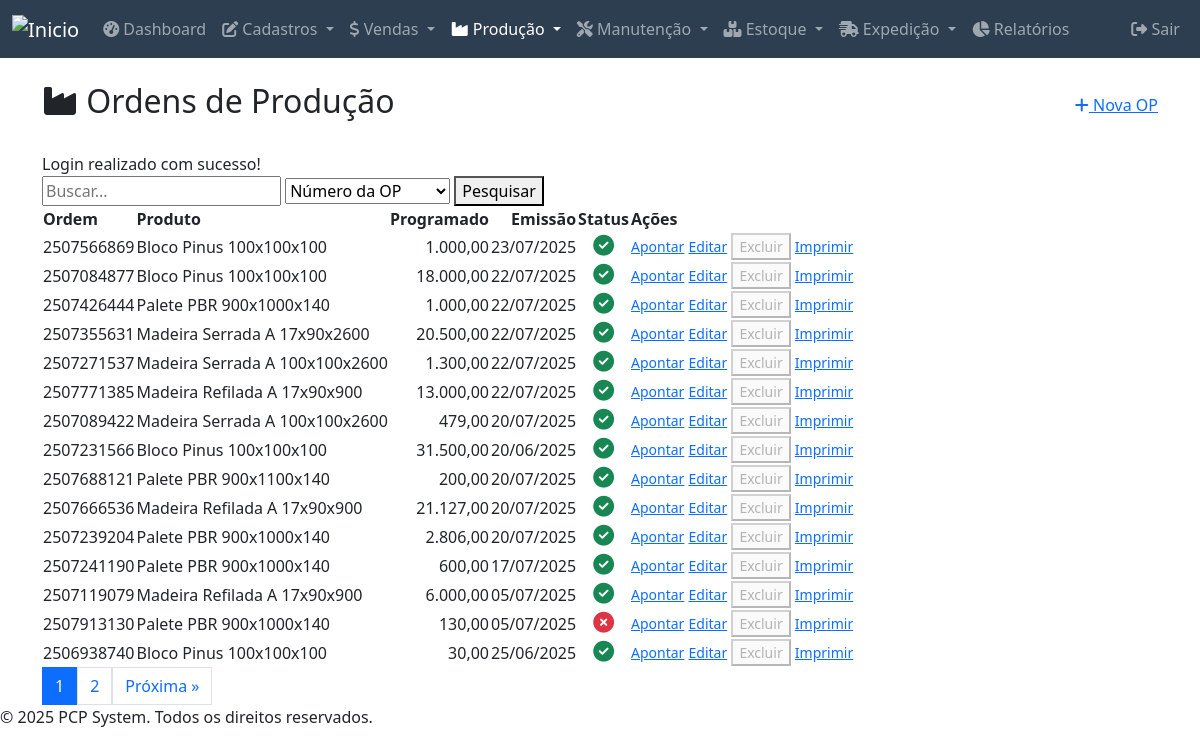
The app's page /modules/ordens_producao/index.php (signed in) with its own data.
### tables this page shows
CREATE TABLE `ordens_producao` (
  `id` int(11) NOT NULL,
  `op_mae_id` int(11) DEFAULT NULL,
  `numero_op` varchar(50) NOT NULL,
  `numero_pedido` varchar(50) DEFAULT NULL,
  `produto_id` int(11) NOT NULL,
  `maquina_id` int(11) DEFAULT NULL,
  `grupo_id` int(11) DEFAULT NULL,
  `quantidade_produzir` decimal(10,2) NOT NULL,
  `data_emissao` date NOT NULL,
  `data_prevista_conclusao` date DEFAULT NULL,
  `data_conclusao` datetime DEFAULT NULL,
  `status` enum('pendente','em_producao','concluida','cancelada') NOT NULL DEFAULT 'pendente',
  `observacoes` text DEFAULT NULL,
  `deleted_at` datetime DEFAULT NULL
);

CREATE TABLE `produtos` (
  `id` int(11) NOT NULL,
  `nome` varchar(40) NOT NULL,
  `codigo` varchar(20) NOT NULL,
  `descricao` varchar(40) NOT NULL,
  `unidade_medida` varchar(10) NOT NULL,
  `estoque_minimo` decimal(10,2) DEFAULT NULL,
  `estoque_atual` decimal(10,2) DEFAULT NULL,
  `estoque_empenhado` decimal(10,2) NOT NULL DEFAULT 0.00,
  `estoque_expedicao` decimal(10,2) NOT NULL DEFAULT 0.00,
  `grupo` varchar(30) NOT NULL,
  `subgrupo` varchar(30) NOT NULL,
  `modelo` varchar(20) DEFAULT NULL,
  `acabamento` varchar(20) DEFAULT NULL,
  `familia` varchar(20) DEFAULT NULL,
  `desenho` varchar(20) DEFAULT NULL,
  `velocidade` decimal(10,2) NOT NULL,
  `perimetro_mm` decimal(10,2) DEFAULT NULL,
  `area_perfil_mm2` decimal(10,2) DEFAULT NULL,
  `codigo2` varchar(20) DEFAULT NULL,
  `unidade_medida2` varchar(5) DEFAULT NULL,
  `espessura` decimal(10,2) NOT NULL,
  `largura` decimal(10,2) NOT NULL,
  `comprimento` decimal(10,2) DEFAULT NULL,
  `altura_embalagem` int(11) DEFAULT NULL,
  `largura_embalagem` int(11) DEFAULT NULL,
  `pecas_por_embalagem` int(11) DEFAULT NULL,
  `pecas_por_fardo` int(11) DEFAULT NULL,
  `deleted_at` datetime DEFAULT NULL
);

### public_html/config/database.php (called while the page is built, shortened)
<?php
function sanitizeInput($data) {
    $data = (string) $data;
    $data = trim($data);
    $data = stripslashes($data);
    $data = htmlspecialchars($data, ENT_QUOTES, 'UTF-8');
    return $data;
}
?>

### public_html/modules/ordens_producao/index.php (the view, shortened to what this page needs)
<?php
require_once __DIR__ . '/../../config/database.php';
require_once __DIR__ . '/../../includes/header.php';
$conn = connectDB();
$search_term = sanitizeInput($_GET['search_term'] ?? '');
$filter_field = sanitizeInput($_GET['filter_field'] ?? 'op.numero_op');
$filter_options = [
    'op.numero_op' => 'Número da OP',
    'p.nome' => 'Produto',
    'op.status' => 'Status',
    'op.numero_pedido' => 'Número do Pedido'
];
$items_per_page = 15;
$current_page = isset($_GET['page']) ? (int)$_GET['page'] : 1;
$offset = ($current_page - 1) * $items_per_page;
$where_clause = " WHERE op.deleted_at IS NULL ";
$params = [];
$sql_count = "SELECT COUNT(op.id) AS total_items
              FROM ordens_producao op
              JOIN produtos p ON op.produto_id = p.id
              " . $where_clause;
$result_count = $conn->execute_query($sql_count, $params);
$total_items = $result_count->fetch_assoc()['total_items'];
$total_pages = ceil($total_items / $items_per_page);
$sql_fetch = "SELECT
                op.id,
                op.numero_op,
                op.numero_pedido,
                p.nome as produto_nome,
                op.quantidade_produzir,
                (SELECT SUM(quantidade_produzida) FROM apontamentos_producao WHERE ordem_producao_id = op.id AND deleted_at IS NULL) as quantidade_apontada,
                op.data_emissao,
                op.status
              FROM ordens_producao op
              JOIN produtos p ON op.produto_id = p.id
              " . $where_clause . "
              ORDER BY op.id DESC
              LIMIT ? OFFSET ?";
$params_fetch = array_merge($params, [$items_per_page, $offset]);
$result_fetch = $conn->execute_query($sql_fetch, $params_fetch);
$ops = $result_fetch->fetch_all(MYSQLI_ASSOC);
?>
<div class="container mt-4">
    <div class="d-flex justify-content-between align-items-center mb-4">
        <h2><i class="fas fa-industry"></i> Ordens de Produção</h2>
        <a href="adicionar.php" class="button add"><i class="fas fa-plus"></i> Nova OP</a>
    </div>
    <?php if (isset($_SESSION['message'])): ?>
    <div class="message <?php echo htmlspecialchars($_SESSION['message_type']); ?>">
        <?php echo $_SESSION['message']; ?>
    </div>
    <?php endif; ?>
    <div class="search-container">
        <form action="index.php" method="GET" class="search-form-inline">
            <input type="text" name="search_term" placeholder="Buscar..." value="<?php echo htmlspecialchars($search_term); ?>">
            <select name="filter_field">
                <?php foreach ($filter_options as $field_value => $field_label): ?>
                    <option value="<?php echo htmlspecialchars($field_value); ?>" <?php echo ($filter_field === $field_value) ? 'selected' : ''; ?>>
                        <?php echo htmlspecialchars($field_label); ?>
                    </option>
                <?php endforeach; ?>
            </select>
            <button type="submit" class="button">Pesquisar</button>
        </form>
    </div>
    <?php if (!empty($ops)): ?>
        <table>
            <thead>
                <tr>
                    <th>Ordem</th>
                    <th>Produto</th>
                    <th class="text-end">Programado</th>
                    <th class="text-end">Emissão</th>
                    <th>Status</th>
                    <th>Ações</th>
                </tr>
            </thead>
            <tbody>
                <?php foreach ($ops as $op): ?>
                    <tr>
                        <td><?php echo htmlspecialchars($op['numero_op']); ?></td>
                        <td><?php echo htmlspecialchars($op['produto_nome']); ?></td>
                        <td class="text-end"><?php echo number_format($op['quantidade_produzir'], 2, ',', '.'); ?></td>
                        <td><?php echo date('d/m/Y', strtotime($op['data_emissao'])); ?></td>
                        <td class="text-center">
                            <?php
                            if ($op['status'] === 'concluida') {
                                echo '<i class="fas fa-check-circle text-success" title="Concluída" style="font-size: 1.3em;"></i>';
                            } elseif ($op['status'] === 'cancelada') {
                                echo '<i class="fas fa-times-circle text-danger" title="Cancelada" style="font-size: 1.3em;"></i>';
                            } else {
                                echo '<span class="status-' . htmlspecialchars(strtolower($op['status'])) . '">' . htmlspecialchars(ucfirst($op['status'])) . '</span>';
                            }
                            ?>
                        </td>
                        <td>
                            <a href="apontar.php?id=<?php echo $op['id']; ?>" class="button small add">Apontar</a>
                            <a href="editar.php?id=<?php echo $op['id']; ?>" class="button edit small">Editar</a>
                            <?php
                            $excluir_disabled = in_array($op['status'], ['concluida', 'em_producao']) || $op['quantidade_apontada'] > 0;
                            ?>
                            <button class="button delete small" <?php echo $excluir_disabled ? 'disabled' : ''; ?> onclick="showDeleteModal('ordens_producao', <?php echo $op['id']; ?>)">Excluir</button>
                            <a href="#" onclick="openOpModal('<?php echo BASE_URL; ?>/modules/ordens_producao/imprimir_ordem.php?id=<?php echo $op['id']; ?>'); return false;" class="button small">Imprimir</a>
                        </td>
                    </tr>
                <?php endforeach; ?>
            </tbody>
        </table>
        <div class="pagination">
            <?php
            $pagination_base_query = http_build_query(array_filter(['search_term' => $search_term, 'filter_field' => $filter_field]));
            if ($total_pages > 1) {
                for ($i = 1; $i <= $total_pages; $i++) {
                    $active_class = ($i == $current_page) ? 'active' : '';
                    echo '<a href="?' . $pagination_base_query . '&page=' . $i . '" class="page-link ' . $active_class . '">' . $i . '</a>';
                }
                if ($current_page < $total_pages) {
                    echo '<a href="?' . $pagination_base_query . '&page=' . ($current_page + 1) . '" class="page-link">Próxima &raquo;</a>';
                }
            }
            ?>
        </div>
    <?php else: ?>
        <p style="text-align: center; margin-top: 20px;">Nenhuma Ordem de Produção encontrada.</p>
    <?php endif; ?>
</div>
<?php
require_once __DIR__ . '/../../includes/footer.php';
?>

### records on screen
ordens_producao: numero_op "2507566869", produto.nome "Bloco Pinus 100x100x100", quantidade_produzir "1.000,00", data_emissao "23/07/2025", status "concluida" (drawn)
ordens_producao: numero_op "2507084877", produto.nome "Bloco Pinus 100x100x100", quantidade_produzir "18.000,00", data_emissao "22/07/2025", status "concluida" (drawn)
ordens_producao: numero_op "2507426444", produto.nome "Palete PBR 900x1000x140", quantidade_produzir "1.000,00", data_emissao "22/07/2025", status "concluida" (drawn)
ordens_producao: numero_op "2507355631", produto.nome "Madeira Serrada A 17x90x2600", quantidade_produzir "20.500,00", data_emissao "22/07/2025", status "concluida" (drawn)
ordens_producao: numero_op "2507271537", produto.nome "Madeira Serrada A 100x100x2600", quantidade_produzir "1.300,00", data_emissao "22/07/2025", status "concluida" (drawn)
ordens_producao: numero_op "2507771385", produto.nome "Madeira Refilada A 17x90x900", quantidade_produzir "13.000,00", data_emissao "22/07/2025", status "concluida" (drawn)
ordens_producao: numero_op "2507089422", produto.nome "Madeira Serrada A 100x100x2600", quantidade_produzir "479,00", data_emissao "20/07/2025", status "concluida" (drawn)
ordens_producao: numero_op "2507231566", produto.nome "Bloco Pinus 100x100x100", quantidade_produzir "31.500,00", data_emissao "20/06/2025", status "concluida" (drawn)
ordens_producao: numero_op "2507688121", produto.nome "Palete PBR 900x1100x140", quantidade_produzir "200,00", data_emissao "20/07/2025", status "concluida" (drawn)
ordens_producao: numero_op "2507666536", produto.nome "Madeira Refilada A 17x90x900", quantidade_produzir "21.127,00", data_emissao "20/07/2025", status "concluida" (drawn)
ordens_producao: numero_op "2507239204", produto.nome "Palete PBR 900x1000x140", quantidade_produzir "2.806,00", data_emissao "20/07/2025", status "concluida" (drawn)
ordens_producao: numero_op "2507241190", produto.nome "Palete PBR 900x1000x140", quantidade_produzir "600,00", data_emissao "17/07/2025", status "concluida" (drawn)
ordens_producao: numero_op "2507119079", produto.nome "Madeira Refilada A 17x90x900", quantidade_produzir "6.000,00", data_emissao "05/07/2025", status "concluida" (drawn)
ordens_producao: numero_op "2507913130", produto.nome "Palete PBR 900x1000x140", quantidade_produzir "130,00", data_emissao "05/07/2025", status "cancelada" (drawn)
ordens_producao: numero_op "2506938740", produto.nome "Bloco Pinus 100x100x100", quantidade_produzir "30,00", data_emissao "25/06/2025", status "concluida" (drawn)

### other values on screen
$_SESSION['message'] "Login realizado com sucesso!"
form field filter_field "Número da OP"
